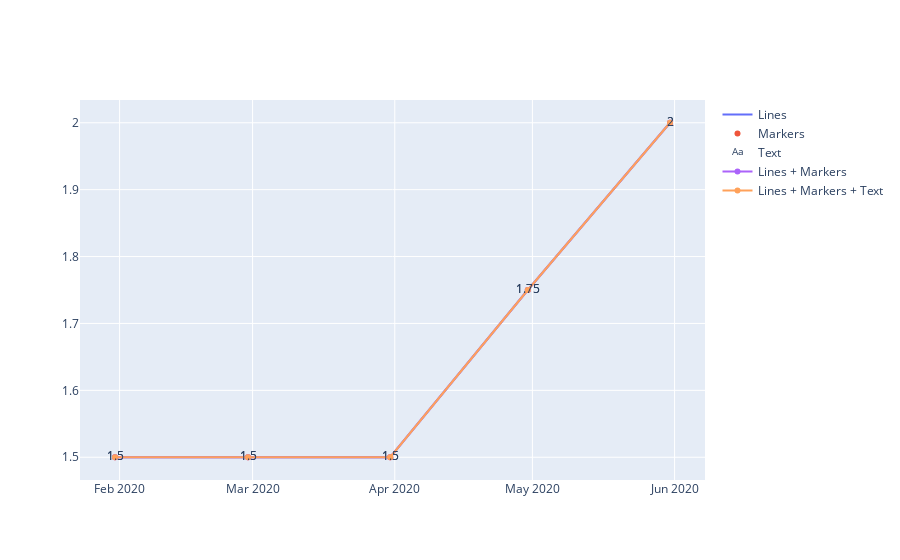

Write notebook code for a chart like this one.
### Code cell
import plotly.graph_objects as go
import pandas as pd

# Example data
data = {
    'Date': pd.date_range(start='2020-01-01', periods=5, freq='M'),
    'FEDFUNDS': [1.5, 1.5, 1.5, 1.75, 2.0]
}
RealFlation = pd.DataFrame(data).set_index('Date')

fig = go.Figure()

# Line mode
fig.add_trace(go.Scatter(x=RealFlation.index, y=RealFlation['FEDFUNDS'], mode='lines', name='Lines'))

# Markers mode
fig.add_trace(go.Scatter(x=RealFlation.index, y=RealFlation['FEDFUNDS'], mode='markers', name='Markers'))

# Text mode
fig.add_trace(go.Scatter(x=RealFlation.index, y=RealFlation['FEDFUNDS'], mode='text', text=RealFlation['FEDFUNDS'], name='Text'))

# Lines and markers mode
fig.add_trace(go.Scatter(x=RealFlation.index, y=RealFlation['FEDFUNDS'], mode='lines+markers', name='Lines + Markers'))

# Lines, markers, and text mode
fig.add_trace(go.Scatter(x=RealFlation.index, y=RealFlation['FEDFUNDS'], mode='lines+markers+text', text=RealFlation['FEDFUNDS'], name='Lines + Markers + Text'))

fig.show()

### Figure 1 — Plotly figure (JSON) as saved in the notebook; plotly's stock layout.template omitted (floating-point values rounded to 4 significant figures)
{"data": [{"mode": "lines", "name": "Lines", "type": "scatter", "x": ["2020-01-31T00:00:00", "2020-02-29T00:00:00", "2020-03-31T00:00:00", "2020-04-30T00:00:00", "2020-05-31T00:00:00"], "y": [1.5, 1.5, 1.5, 1.75, 2]}, {"mode": "markers", "name": "Markers", "type": "scatter", "x": ["2020-01-31T00:00:00", "2020-02-29T00:00:00", "2020-03-31T00:00:00", "2020-04-30T00:00:00", "2020-05-31T00:00:00"], "y": [1.5, 1.5, 1.5, 1.75, 2]}, {"mode": "text", "name": "Text", "text": [1.5, 1.5, 1.5, 1.75, 2], "type": "scatter", "x": ["2020-01-31T00:00:00", "2020-02-29T00:00:00", "2020-03-31T00:00:00", "2020-04-30T00:00:00", "2020-05-31T00:00:00"], "y": [1.5, 1.5, 1.5, 1.75, 2]}, {"mode": "lines+markers", "name": "Lines + Markers", "type": "scatter", "x": ["2020-01-31T00:00:00", "2020-02-29T00:00:00", "2020-03-31T00:00:00", "2020-04-30T00:00:00", "2020-05-31T00:00:00"], "y": [1.5, 1.5, 1.5, 1.75, 2]}, {"mode": "lines+markers+text", "name": "Lines + Markers + Text", "text": [1.5, 1.5, 1.5, 1.75, 2], "type": "scatter", "x": ["2020-01-31T00:00:00", "2020-02-29T00:00:00", "2020-03-31T00:00:00", "2020-04-30T00:00:00", "2020-05-31T00:00:00"], "y": [1.5, 1.5, 1.5, 1.75, 2]}], "layout": {"autosize": true, "xaxis": {"autorange": true, "range": ["2020-01-23 13:57:30.8699", "2020-06-07 10:02:29.1301"], "type": "date"}, "yaxis": {"autorange": true, "range": [1.459, 2.041], "type": "linear"}}}
